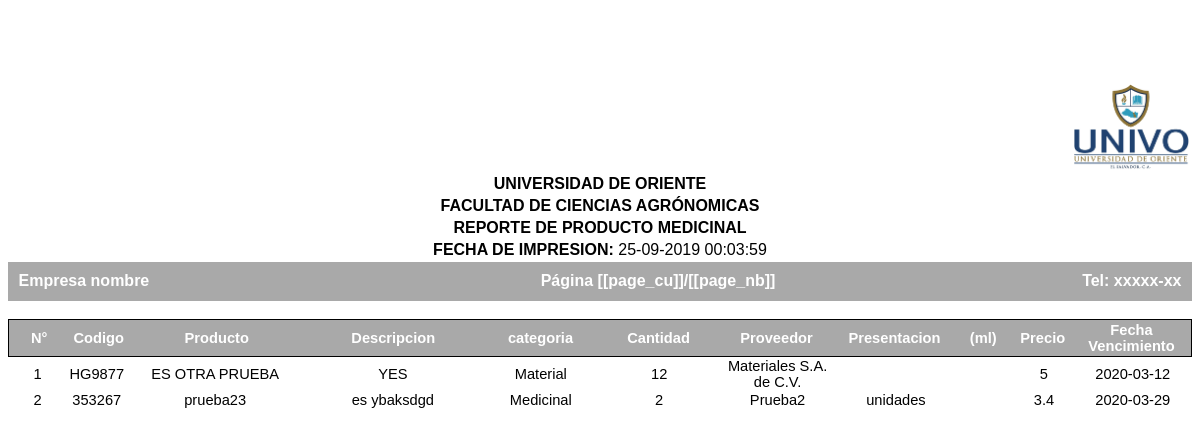
The page /reportes/report_detail_productoMedicinal.php on the database as committed earlier.
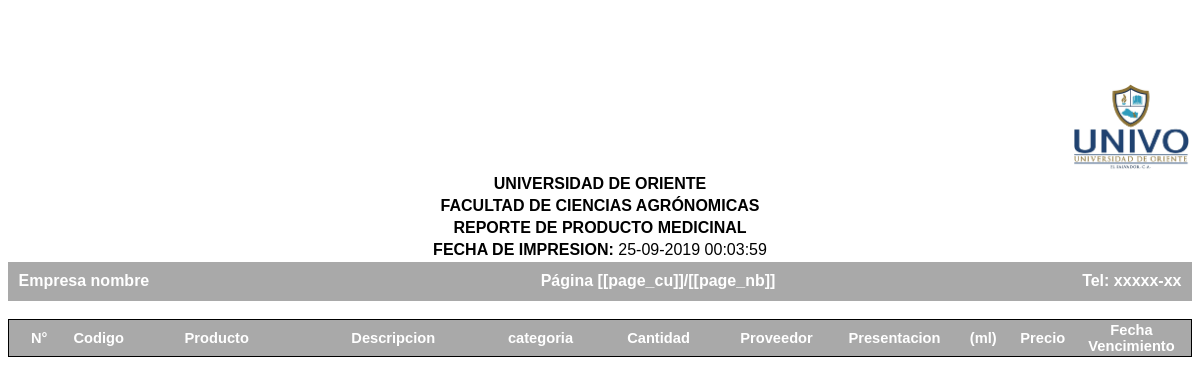
The same page on the database as committed later.
### tables this page shows
CREATE TABLE `productos` (
  `idproducto` int(11) NOT NULL,
  `cod_interno` varchar(50) NOT NULL,
  `nombre` varchar(50) NOT NULL,
  `descripcion` varchar(100) NOT NULL,
  `idcategoria` int(11) NOT NULL,
  `cantidad` int(11) NOT NULL
);

CREATE TABLE `categoria` (
  `idcategoria` int(11) NOT NULL,
  `nombre` varchar(50) NOT NULL
);

CREATE TABLE `proveedor` (
  `idproveedor` int(11) NOT NULL,
  `nombre` varchar(50) NOT NULL,
  `direccion` varchar(100) NOT NULL,
  `telefono` varchar(8) NOT NULL,
  `correo` varchar(50) NOT NULL,
  `contacto` varchar(50) NOT NULL,
  `observacion` varchar(100) NOT NULL
);

CREATE TABLE `detalle_producto` (
  `iddetalle_producto` int(11) NOT NULL,
  `idStock_movimiento` int(11) NOT NULL,
  `presentacion` varchar(50) NOT NULL,
  `valor` varchar(50) NOT NULL,
  `precio_compra` float NOT NULL,
  `precio_venta` float NOT NULL,
  `fecha_vencimiento` date NOT NULL
);

### reportes/report_detail_productoMedicinal.php (the view, shortened to what this page needs)
<page backtop="30mm" backbottom="14mm" backleft="10mm" backright="10mm" style="font-size: 12pt" backimgx="center" backimgy="bottom" backimgw="100%">
    <page_header>
    <table class="page_header" >
       <tr>
                  <td align=right style="width: 10%; color: #444444;" >
                      <img style="width: 10%;" src="../img/logo2.jpg">
                  </td>
                </tr>
                <tr>
                  <td align=center style="width:95%; "><b>UNIVERSIDAD DE ORIENTE</b></td>
                </tr><br>
                <tr>
                  <td align=center style="width:95%; "><b>FACULTAD DE CIENCIAS AGRÓNOMICAS</b></td>
                </tr><br>
                <tr>
                  <td align=center style="width:95%; "><b>REPORTE DE PRODUCTO MEDICINAL</b></td>
                </tr><br>
                <tr>
                  <td align=center style="width:80%; "><b>FECHA DE IMPRESION:</b> <?php echo date("d-m-Y H:i:s");?></td>
                </tr><br>
  </table>
  </page_header>
  <page_footer>
  <table class="page_footer">
    <tr>
        <td style="width: 40%; text-align: left;">
            Empresa nombre
        </td>
        <td style="width: 30%; text-align: center">
            P&aacute;gina [[page_cu]]/[[page_nb]]
        </td>
        <td style="width: 30%; text-align: right;">
            Tel: xxxxx-xx
        </td>
    </tr>
</table>
</page_footer>
<br>
<table align="center" cellspacing="1" style="width: 100%; border: solid 1px black; background: #A9A9A9; text-align: center; font-size: 11pt; color:#FFFFFF; font-family:helvetica,serif;">
    <tr>
        <th style="width:5%">N&deg;</th>
        <th style="width: 5%">Codigo</th>
        <th style="width: 15%">Producto</th>
        <th style="width: 15%">Descripcion</th>
        <th style="width: 10%">categoria</th>
        <th style="width: 10%">Cantidad</th>
        <th style="width: 10%">Proveedor</th>
        <th style="width: 10%">Presentacion</th>
        <th style="width: 5%">(ml)</th>
        <th style="width: 5%">Precio</th>
        <th style="width: 10%">Fecha Vencimiento</th>
    </tr>
</table>
<?php
include('../conectar.php');
$sql= "SELECT p.cod_interno as cod_interno,p.nombre as producto,p.descripcion as descripcion,c.nombre as categoria,p.cantidad as cantidad,pv.nombre as proveedor,dt.presentacion as presentacion,dt.valor as valor,dt.precio_venta as precio_venta ,dt.fecha_vencimiento as fecha_vencimiento FROM  productos as p  INNER JOIN categoria as c ON (p.idcategoria=c.idcategoria) INNER JOIN stock_movimiento AS st ON (st.idproducto =p.idproducto) INNER JOIN proveedor as pv ON (st.idproveedor=pv.idproveedor) INNER JOIN detalle_producto AS dt ON (st.idStock_movimiento =dt.idStock_movimiento)";
$query=mysqli_query($link, $sql);
$i=1;
while ($row = mysqli_fetch_array($query)) {
    ?>
    <table border="0.5px" align="center" cellspacing="0"  style="width: 100%; border:none; text-align: center; font-size: 11pt; color:#000; font-family:helvetica,serif;">
        <tr>
            <td style="width:5%"><?php echo $i; ?></td>
            <td style="width:5%"><?php echo $row['cod_interno']; ?></td>
            <td style="width:15%"><?php echo utf8_decode($row['producto']); ?></td>
            <td style="width:15%"><?php echo utf8_decode($row['descripcion']); ?></td>
            <td style="width:10%"><?php echo utf8_decode($row['categoria']); ?></td>
            <td style="width:10%"><?php echo utf8_decode($row['cantidad']); ?></td>
            <td style="width:10%"><?php echo utf8_decode($row['proveedor']); ?></td>
            <td style="width:10%"><?php echo utf8_decode($row['presentacion']); ?></td>
            <td style="width:5%"><?php echo utf8_decode($row['valor']); ?></td>
            <td style="width:5%"><?php echo utf8_decode($row['precio_venta']); ?></td>
            <td style="width:10%"><?php echo utf8_decode($row['fecha_vencimiento']); ?></td>
        </tr>
    </table>
    <?php
    $i++;
}
?>
</page>

### reportes/report_detail_productoMedicinal.php (style rules this page uses)
table.page_footer { width: 100%; border: none; background-color: #A9A9A9; padding: 2mm;color:#FFFFFF; font-family:helvetica,serif; font-weight:bold; }
table { vertical-align: middle; }
tr { vertical-align: middle; }
img { border: 1px #000000; }

Rows that differ between the two databases and show on the page:
removed productos: cod_interno "HG9877", nombre "ES OTRA PRUEBA", descripcion "YES", idcategoria.nombre "Material", cantidad "12", proveedor.nombre "Materiales S.A. de C.V.", detalle_producto.precio_venta "5", detalle_producto.fecha_vencimiento "2020-03-12"
removed productos: cod_interno "353267", nombre "prueba23", descripcion "es ybaksdgd", idcategoria.nombre "Medicinal", cantidad "2", proveedor.nombre "Prueba2", detalle_producto.presentacion "unidades", detalle_producto.precio_venta "3.4", detalle_producto.fecha_vencimiento "2020-03-29"
